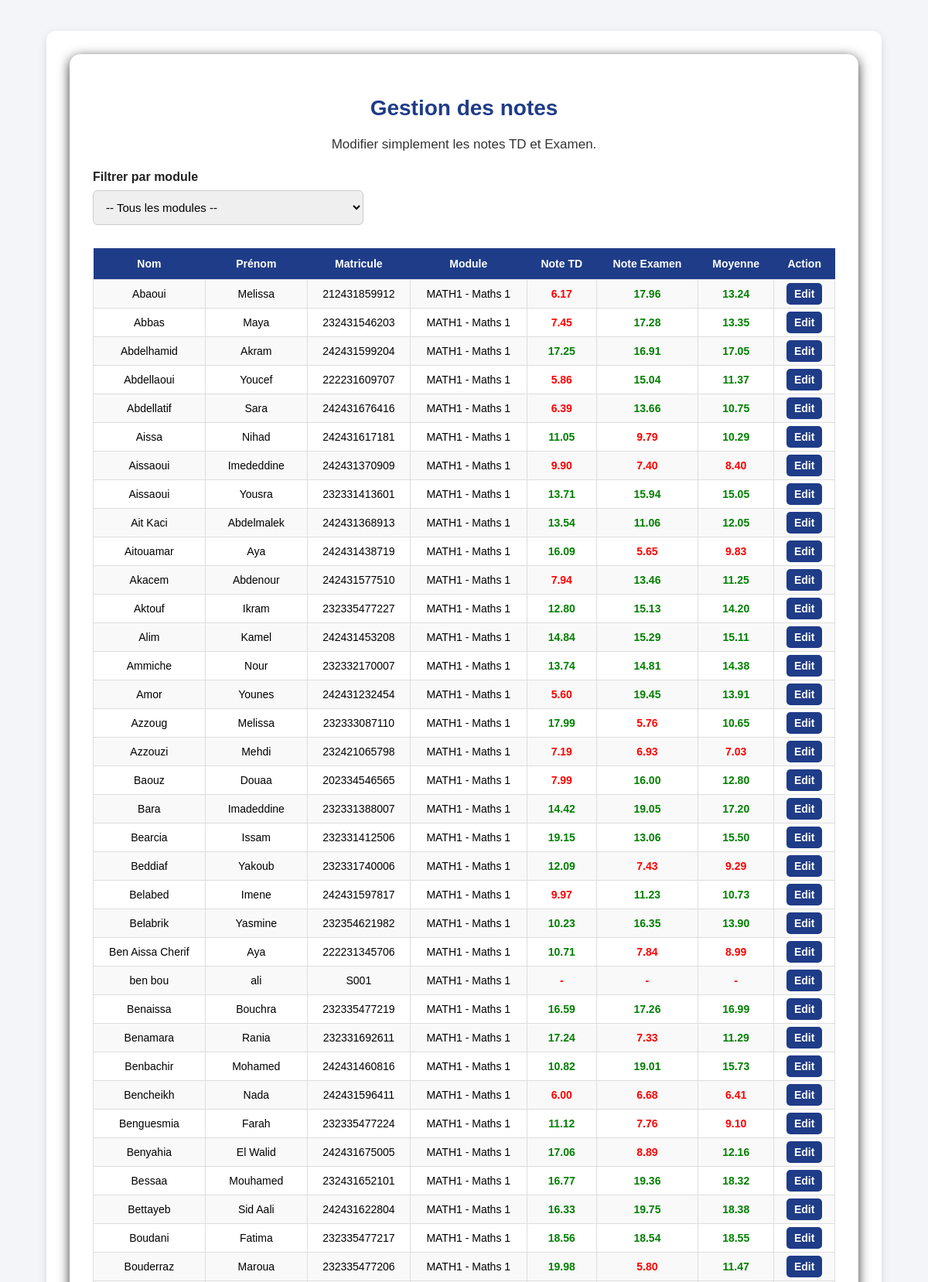
/public/notes/notes.php (signed in, upper part), run on the app's committed database.
### tables this page shows
CREATE TABLE `modules` (
  `id` int(11) NOT NULL,
  `code` varchar(20) NOT NULL,
  `name` varchar(20) NOT NULL,
  `teacher_id` int(11) NOT NULL,
  `coefficient` int(11) DEFAULT NULL
);

CREATE TABLE `users` (
  `id` int(11) NOT NULL COMMENT 'technical id for the db',
  `identifier` varchar(20) NOT NULL COMMENT 'employee id/ matricule',
  `password` varchar(255) NOT NULL,
  `role` enum('student','teacher','admin') NOT NULL,
  `first_name` varchar(20) NOT NULL,
  `last_name` varchar(20) NOT NULL,
  `email` varchar(50) NOT NULL,
  `created` timestamp NOT NULL DEFAULT current_timestamp() ON UPDATE current_timestamp() COMMENT 'timestamp for creation of the account',
  `status` tinyint(1) NOT NULL DEFAULT 1
  
);

### public/notes/notes.php (the view, shortened to what this page needs)
<?php
require_once "../../config/bd.php";
$teacher_id = intval($_SESSION["id"]);
$selected_module_id = isset($_GET["filter_module"]) ? intval($_GET["filter_module"]) : 0;
$edit_student_id = isset($_GET["student_id"]) ? intval($_GET["student_id"]) : 0;
$edit_module_id  = isset($_GET["module_id"]) ? intval($_GET["module_id"]) : 0;
$rows = [];
$sql = "
    SELECT
        users.id AS student_id,
        users.last_name,
        users.first_name,
        users.identifier,
        modules.id AS module_id,
        modules.code,
        modules.name,
        ROUND(MAX(CASE WHEN notes.type = 'td' THEN notes.value END), 2) AS td_note,
        ROUND(MAX(CASE WHEN notes.type = 'exam' THEN notes.value END), 2) AS exam_note
    FROM users
    CROSS JOIN modules
    LEFT JOIN notes
        ON notes.student_id = users.id
        AND notes.module_id = modules.id
    WHERE users.role = 'student'
      AND modules.teacher_id = ?
";
$sql .= "
    GROUP BY users.id, users.last_name, users.first_name, users.identifier, modules.id, modules.code, modules.name
    ORDER BY users.last_name ASC, users.first_name ASC
";
$stmt = mysqli_prepare($conn, $sql);
if ($stmt) {
    if ($selected_module_id > 0) {
        mysqli_stmt_bind_param($stmt, "ii", $teacher_id, $selected_module_id);
    } else {
        mysqli_stmt_bind_param($stmt, "i", $teacher_id);
    }
    mysqli_stmt_execute($stmt);
    $result = mysqli_stmt_get_result($stmt);
    while ($row = mysqli_fetch_assoc($result)) {
        $rows[] = $row;
    }
}
?>
<!DOCTYPE html>
<html lang="fr">
<head>
    <link rel="stylesheet" href="../assets/style.css">
</head>
<body>
<div class="container">
    <div class="card">
        <h1>Gestion des notes</h1>
        <p>Modifier simplement les notes TD et Examen.</p>
        <form method="GET" class="filter-form">
            <label for="filter_module">Filtrer par module</label>
            <select name="filter_module" id="filter_module" onchange="this.form.submit()">
                <option value="0">-- Tous les modules --</option>
            </select>
        </form>
        <table>
            <tr>
                <th>Nom</th>
                <th>Prénom</th>
                <th>Matricule</th>
                <th>Module</th>
                <th>Note TD</th>
                <th>Note Examen</th>
                <th>Moyenne</th>
                <th>Action</th>
            </tr>
            <?php foreach ($rows as $row) : ?>
                <?php
                $td = $row["td_note"];
                $exam = $row["exam_note"];
                if ($td !== null && $exam !== null) {
                    $moyenne = round(($td * 0.4) + ($exam * 0.6), 2);
                } else {
                    $moyenne = null;
                }
                ?>
                <?php if ($edit_student_id == $row["student_id"] && $edit_module_id == $row["module_id"]) : ?>
                    <tr>
                        <form method="POST">
                            <td><?php echo htmlspecialchars($row["last_name"]); ?></td>
                            <td><?php echo htmlspecialchars($row["first_name"]); ?></td>
                            <td><?php echo htmlspecialchars($row["identifier"]); ?></td>
                            <td><?php echo htmlspecialchars($row["code"] . " - " . $row["name"]); ?></td>
                            <td>
                                <input type="number" step="0.01" min="0" max="20" name="td_value"
                                       class="note-input"
                                       value="<?php echo ($td !== null) ? htmlspecialchars($td) : ""; ?>">
                            </td>
                            <td>
                                <input type="number" step="0.01" min="0" max="20" name="exam_value"
                                       class="note-input"
                                       value="<?php echo ($exam !== null) ? htmlspecialchars($exam) : ""; ?>">
                            </td>
                            <td>
                                <?php echo ($moyenne !== null) ? number_format($moyenne, 2) : "-"; ?>
                            </td>
                            <td>
                                <input type="hidden" name="student_id" value="<?php echo $row["student_id"]; ?>">
                                <input type="hidden" name="module_id" value="<?php echo $row["module_id"]; ?>">
                                <input type="hidden" name="save_notes" value="1">
                                <button type="submit" class="action-btn">Save</button>
                                <a class="action-btn cancel-btn" href="notes.php<?php echo ($selected_module_id > 0) ? '?filter_module=' . $selected_module_id : ''; ?>">Cancel</a>
                            </td>
                        </form>
                    </tr>
                <?php else : ?>
                    <tr>
                        <td><?php echo htmlspecialchars($row["last_name"]); ?></td>
                        <td><?php echo htmlspecialchars($row["first_name"]); ?></td>
                        <td><?php echo htmlspecialchars($row["identifier"]); ?></td>
                        <td><?php echo htmlspecialchars($row["code"] . " - " . $row["name"]); ?></td>
                        <td class="<?php echo ($td !== null && $td >= 10) ? 'good' : 'bad'; ?>">
                            <?php echo ($td !== null) ? number_format($td, 2) : "-"; ?>
                        </td>
                        <td class="<?php echo ($exam !== null && $exam >= 10) ? 'good' : 'bad'; ?>">
                            <?php echo ($exam !== null) ? number_format($exam, 2) : "-"; ?>
                        </td>
                        <td class="<?php echo ($moyenne !== null && $moyenne >= 10) ? 'good' : 'bad'; ?>">
                            <?php echo ($moyenne !== null) ? number_format($moyenne, 2) : "-"; ?>
                        </td>
                        <td>
                            <a class="action-btn" href="notes.php?student_id=<?php echo $row["student_id"]; ?>&module_id=<?php echo $row["module_id"]; ?><?php echo ($selected_module_id > 0) ? '&filter_module=' . $selected_module_id : ''; ?>">
                                Edit
                            </a>
                        </td>
                    </tr>
                <?php endif; ?>
            <?php endforeach; ?>
        </table>
    </div>
</div>
</body>
</html>

### public/assets/style.css (style rules this page uses)
* { box-sizing: border-box; }
body { font-family: Arial, sans-serif; background-color: #f3f5f9; margin: 0; padding: 0; overflow-x: hidden; }
.container { width: 90%; max-width: 1100px; margin: 40px auto; background-color: #ffffff; padding: 30px; border-radius: 12px; box-shadow: 0 4px 12px rgba(0, 0, 0, 0.12); text-align: center; }
h1 { color: #1f3c88; margin-bottom: 15px; font-size: 28px; }
p { font-size: 17px; color: #333; line-height: 1.6; }
form { margin-top: 20px; text-align: left; }
label { display: block; margin-top: 12px; margin-bottom: 6px; color: #222; font-weight: bold; }
input, select { width: 100%; padding: 12px; border: 1px solid #ccc; border-radius: 6px; margin-bottom: 10px; font-size: 15px; box-sizing: border-box; }
.card { background-color: #ffffff; border-radius: 14px; padding: 35px 30px; box-shadow: 0 4px 15px rgba(0, 0, 0, 0.8); text-align: center; }
table { width: 100%; border-collapse: collapse; margin-top: 20px; font-size: 14px; }
table th { background-color: #1f3c88; color: white; padding: 12px; }
table td { border: 1px solid #ddd; padding: 10px; }
table tr:nth-child(even) { background-color: #f9f9f9; }
.action-btn { background-color: #1f3c88; color: white; padding: 6px 10px; border-radius: 5px; text-decoration: none; border: none; cursor: pointer; }
.filter-form { margin-bottom: 20px; text-align: left; }
.filter-form label { display: block; margin-bottom: 8px; font-weight: bold; }
.good { color: green; font-weight: bold; }
.bad { color: red; font-weight: bold; }
.filter-form select { max-width: 350px; }
table td:last-child { font-weight: bold; }
table td { text-align: center; }
table th { text-align: center; }

### data on the page
modules: users.last_name "Abaoui", users.first_name "Melissa", users.identifier "212431859912", code+name "MATH1 - Maths 1", td "6.17", exam "17.96", moyenne "13.24", users.last_name "Abbas", users.first_name "Maya", users.identifier "232431546203", td "7.45", exam "17.28", moyenne "13.35", users.last_name "Abdelhamid", users.first_name "Akram", users.identifier "242431599204", td "17.25", exam "16.91", moyenne "17.05", users.last_name "Abdellaoui", users.first_name "Youcef", users.identifier "222231609707", td "5.86", exam "15.04", moyenne "11.37", users.last_name "Abdellatif", users.first_name "Sara", users.identifier "242431676416", td "6.39", exam "13.66", moyenne "10.75", users.last_name "Aissa", users.first_name "Nihad", users.identifier "242431617181", td "11.05", exam "9.79", moyenne "10.29", users.last_name "Aissaoui", users.first_name "Imededdine", users.identifier "242431370909", td "9.90", exam "7.40", moyenne "8.40", users.first_name "Yousra", users.identifier "232331413601", td "13.71", exam "15.94", moyenne "15.05", users.last_name "Ait Kaci", users.first_name "Abdelmalek", users.identifier "242431368913", td "13.54", exam "11.06", moyenne "12.05", users.last_name "Aitouamar", users.first_name "Aya", users.identifier "242431438719", td "16.09", exam "5.65", moyenne "9.83", users.last_name "Akacem", users.first_name "Abdenour", users.identifier "242431577510", td "7.94", exam "13.46", moyenne "11.25", users.last_name "Aktouf", users.first_name "Ikram", users.identifier "232335477227", td "12.80", exam "15.13", moyenne "14.20", users.last_name "Alim", users.first_name "Kamel", users.identifier "242431453208", td "14.84", exam "15.29", moyenne "15.11", users.last_name "Ammiche", users.first_name "Nour", users.identifier "232332170007", td "13.74", exam "14.81", moyenne "14.38", users.last_name "Amor", users.first_name "Younes", users.identifier "242431232454", td "5.60", exam "19.45", moyenne "13.91", users.last_name "Azzoug", users.identifier "232333087110", td "17.99", exam "5.76", moyenne "10.65", users.last_name "Azzouzi", users.first_name "Mehdi", users.identifier "232421065798", td "7.19", exam "6.93", moyenne "7.03", users.last_name "Baouz", users.first_name "Douaa", users.identifier "202334546565", td "7.99", exam "16.00", moyenne "12.80", users.last_name "Bara", users.first_name "Imadeddine", users.identifier "232331388007", td "14.42", exam "19.05", moyenne "17.20", users.last_name "Bearcia", users.first_name "Issam", users.identifier "232331412506", td "19.15", exam "13.06", moyenne "15.50", users.last_name "Beddiaf", users.first_name "Yakoub", users.identifier "232331740006", td "12.09", exam "7.43", moyenne "9.29", users.last_name "Belabed", users.first_name "Imene", users.identifier "242431597817", td "9.97", exam "11.23", moyenne "10.73", users.last_name "Belabrik", users.first_name "Yasmine", users.identifier "232354621982", td "10.23", exam "16.35", moyenne "13.90", users.last_name "Ben Aissa Cherif", users.identifier "222231345706", td "10.71", exam "7.84", moyenne "8.99", users.last_name "ben bou", users.first_name "ali", users.identifier "S001", users.last_name "Benaissa", users.first_name "Bouchra", users.identifier "232335477219", td "16.59", exam "17.26", moyenne "16.99", users.last_name "Benamara", users.first_name "Rania", users.identifier "232331692611", td "17.24", exam "7.33", moyenne "11.29", users.last_name "Benbachir", users.first_name "Mohamed", users.identifier "242431460816", td "10.82", exam "19.01", moyenne "15.73", users.last_name "Bencheikh", users.first_name "Nada", users.identifier "242431596411", td "6.00", exam "6.68", moyenne "6.41", users.last_name "Benguesmia", users.first_name "Farah", users.identifier "232335477224", td "11.12", exam "7.76", moyenne "9.10", users.last_name "Benyahia", users.first_name "El Walid", users.identifier "242431675005", td "17.06", exam "8.89", moyenne "12.16", users.last_name "Bessaa", users.first_name "Mouhamed", users.identifier "232431652101", td "16.77", exam "19.36", moyenne "18.32", users.last_name "Bettayeb", users.first_name "Sid Aali", users.identifier "242431622804", td "16.33", exam "19.75", moyenne "18.38", users.last_name "Boudani", users.first_name "Fatima", users.identifier "232335477217", td "18.56", exam "18.54", moyenne "18.55", users.last_name "Bouderraz", users.first_name "Maroua", users.identifier "232335477206", td "19.98", exam "5.80", moyenne "11.47"
